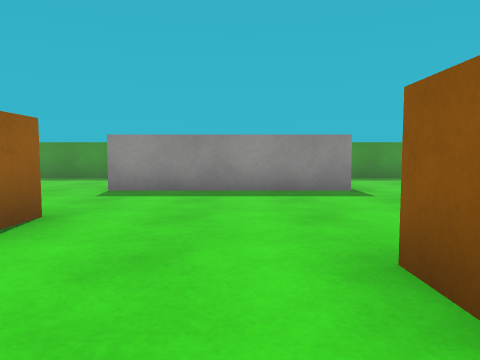
[1] (above)

12 first-person views from a walk through a 3-D level made in the Unity game engine. The camera is 0.62 m above the floor, tilts 4° down and sees 70° across. The floor is counted in squares, 1 m on a side. Each view is taken from the middle of a square. On the plan, view 1 faces up. The plan holds only what a view shows up to about 10 squares ahead; the rest is blank. The player character is not drawn. Surface patterns are stand-ins for the level's own textures.

[2]
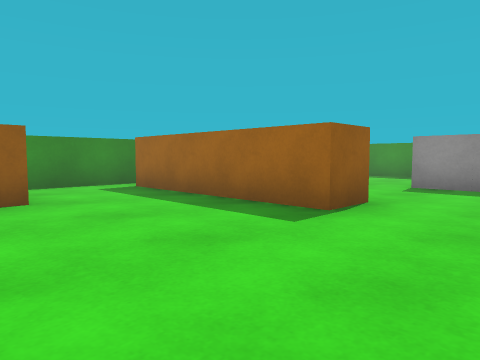

[3]
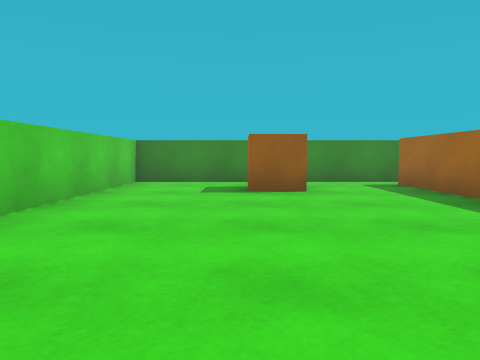

[4]
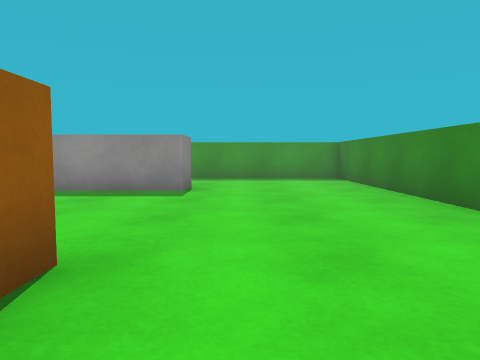

[5]
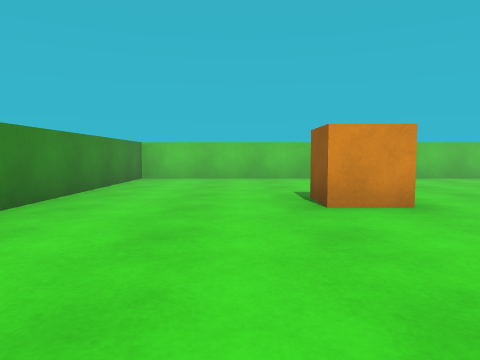

[6]
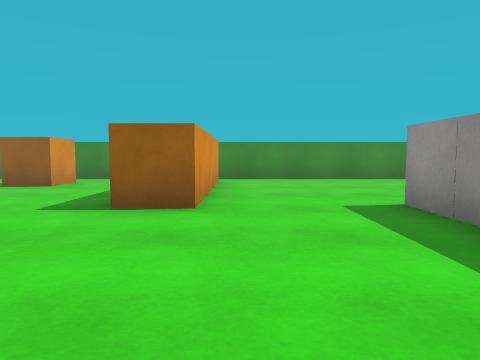

[7]
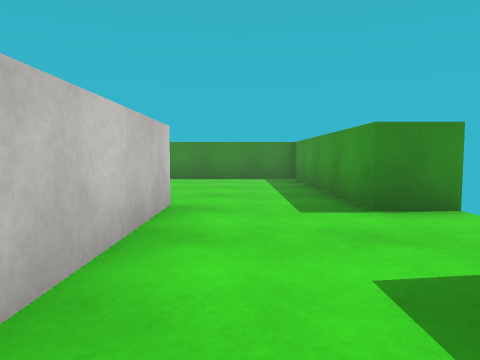

[8]
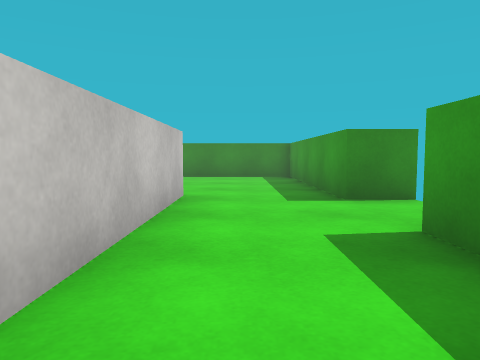

[9]
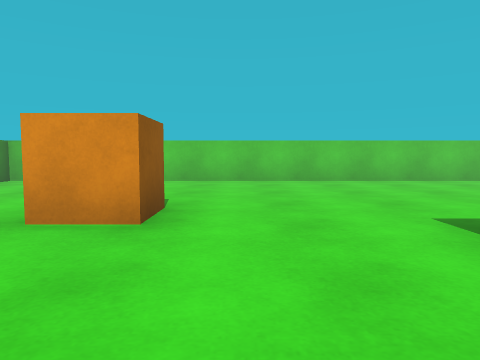

[10]
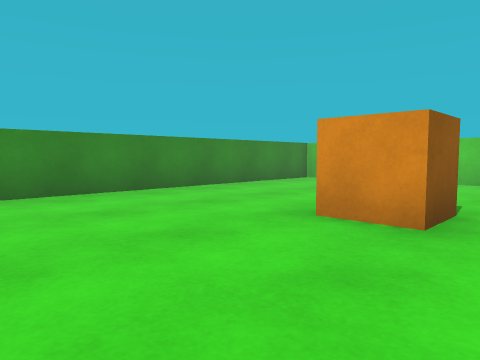

[11]
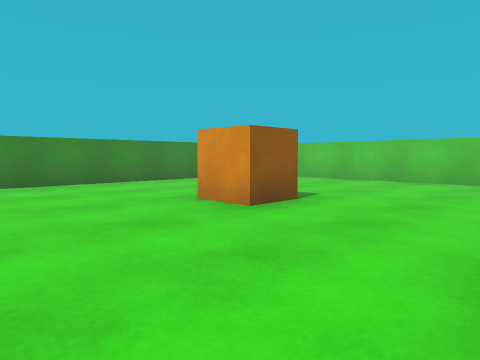

[12]
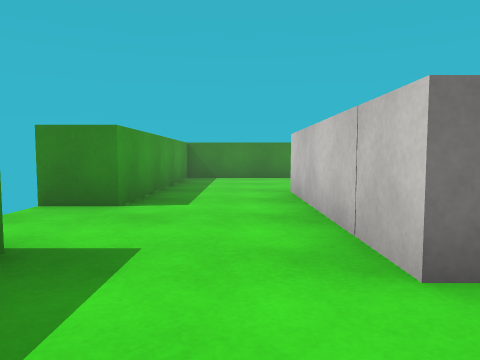

### Floor plan
Points are (right, up) in squares from view 1. A wall is a line through its corners. A room is listed if a view was taken in it or the views show most of it. See-through windows are left out.
Room 1 (views 1, 2, 3, 4, 5, 6, 8, 9, 10)
walls: (-2, 2.5) (-5.5, 2.5); (2, 7.1) (2, 6.1) (-1.4, 6.1); (-7.3, 2.5) (-7.3, -3.5) (5.7, -3.5) (5.7, 9.5) (3.5, 9.5)
ways out: opening at (-6.5, 3) to room 2; opening at (-2, 4) to room 2; opening at (2.5, 8.5) to room 2
objects: orange cube (-6, -1) to (-5, 0); orange cube (1, 1) to (2, 2)
Room 2 (views 7, 11, 12)
walls: (-1.5, 7.1) (2, 7.1); (-1.8, 10.6) (-1.8, 9.5) (-7.3, 9.5) (-7.3, 2.5); (-5.4, 3.5) (-2, 3.5) (-2, 2.5); (3.5, 9.5) (0.2, 9.5) (0.2, 10.5)
ways out: opening at (-6.5, 3) to room 1; opening at (-2, 4) to room 1; opening at (2.5, 8.5) to room 1
objects: orange cube (-6, 3); white cube (-2, 6) to (-2, 7)

Positions as (right, up) in squares from view 1, and headings:
1: (0, 0), facing up
2: (0, -1), facing up-left
3: (1, -1), facing left
4: (3, 0), facing up
5: (3, 6), facing down
6: (2, 4), facing left
7: (2, 8), facing left
8: (3, 8), facing left
9: (0, 5), facing down
10: (0, 5), facing down-right
11: (-2, 5), facing down-right
12: (-4, 8), facing right
